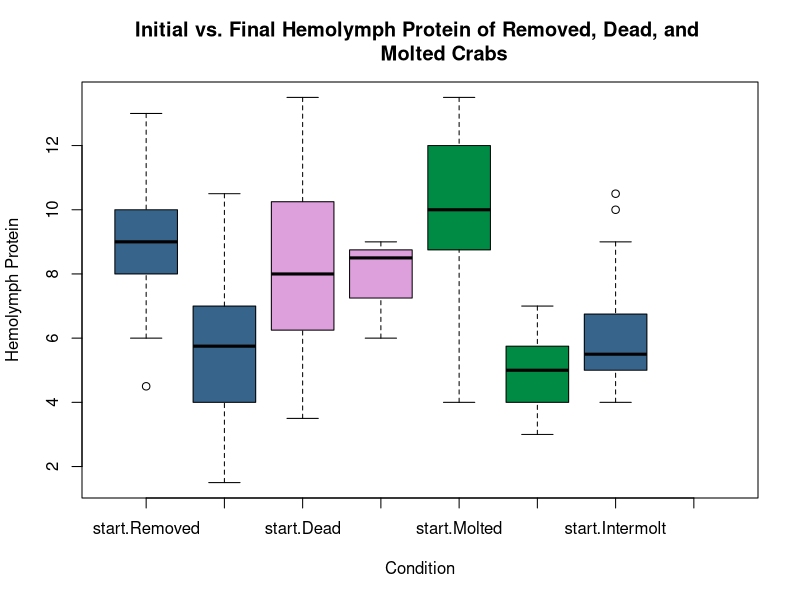
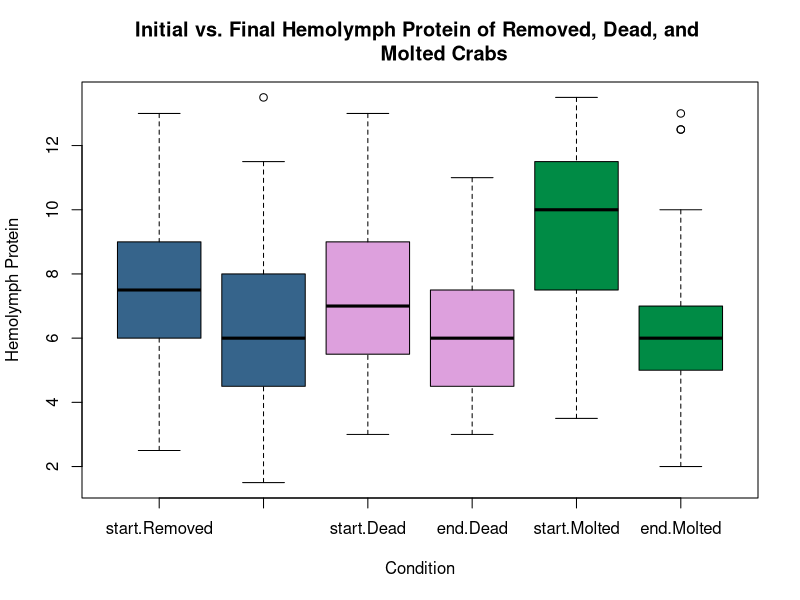
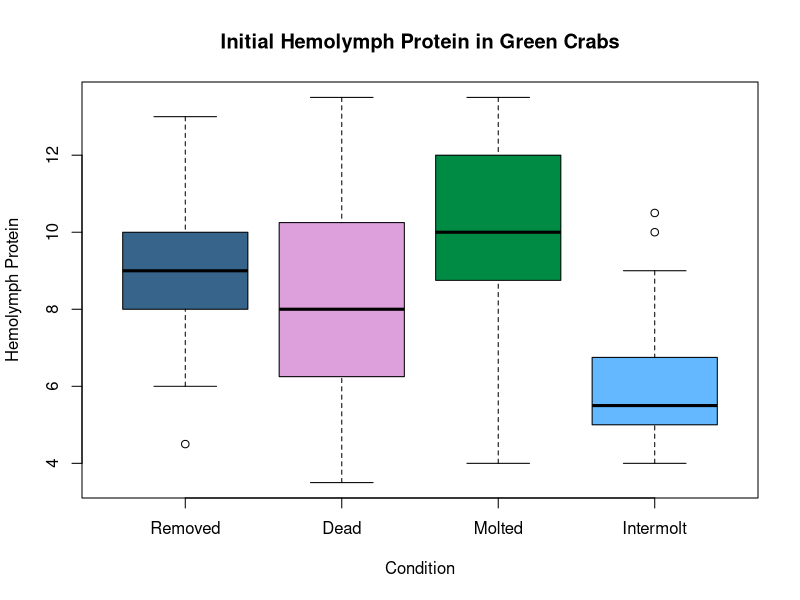
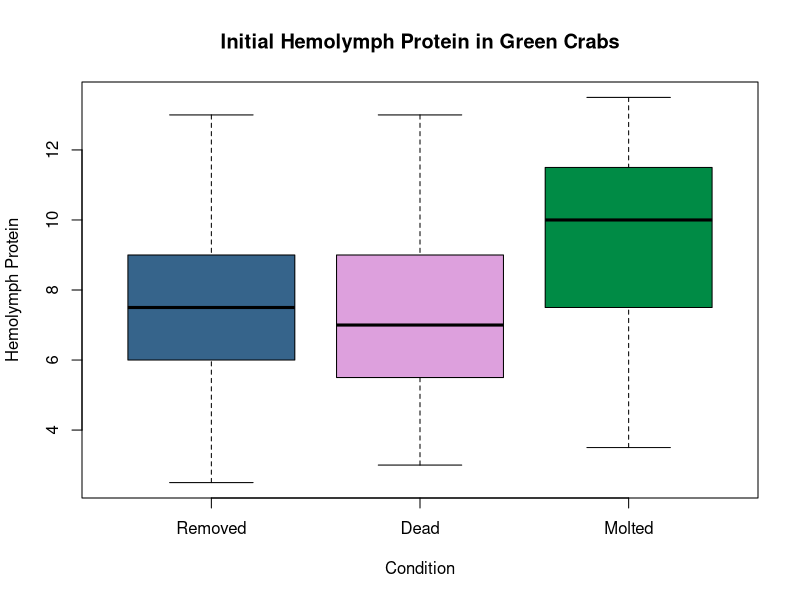
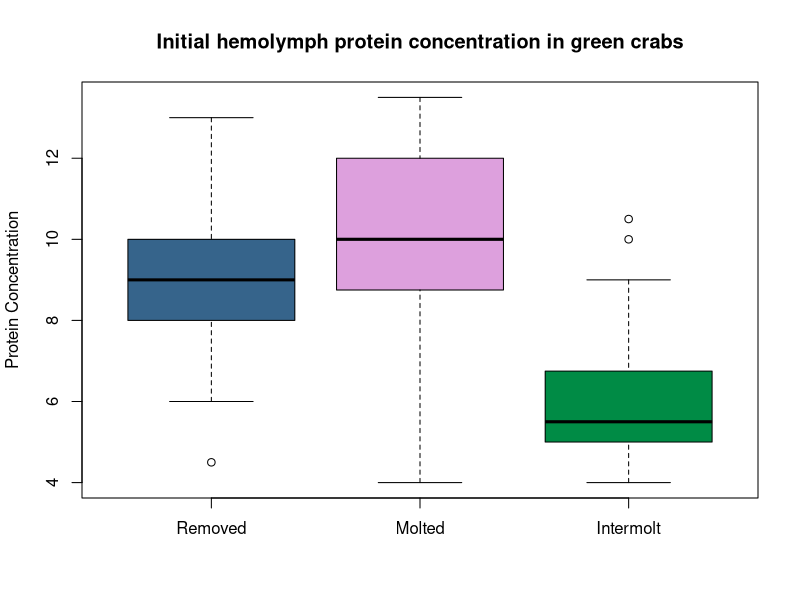
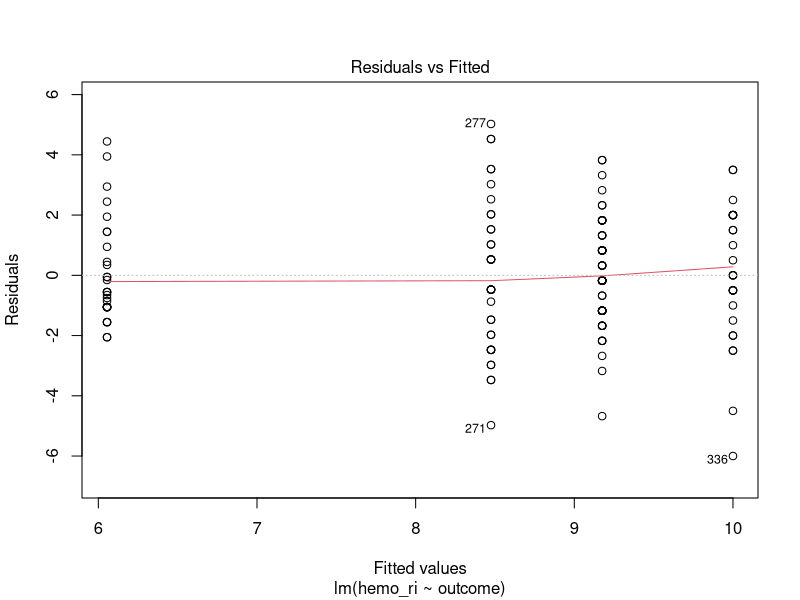
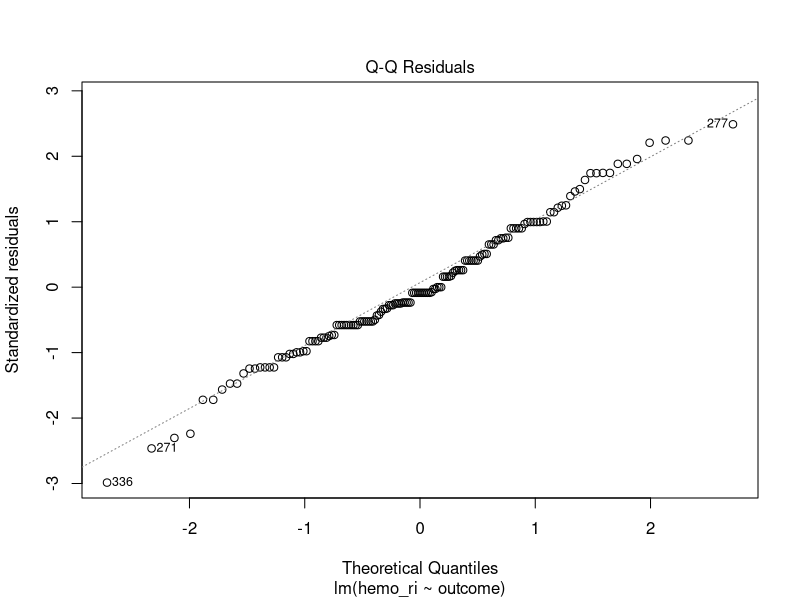
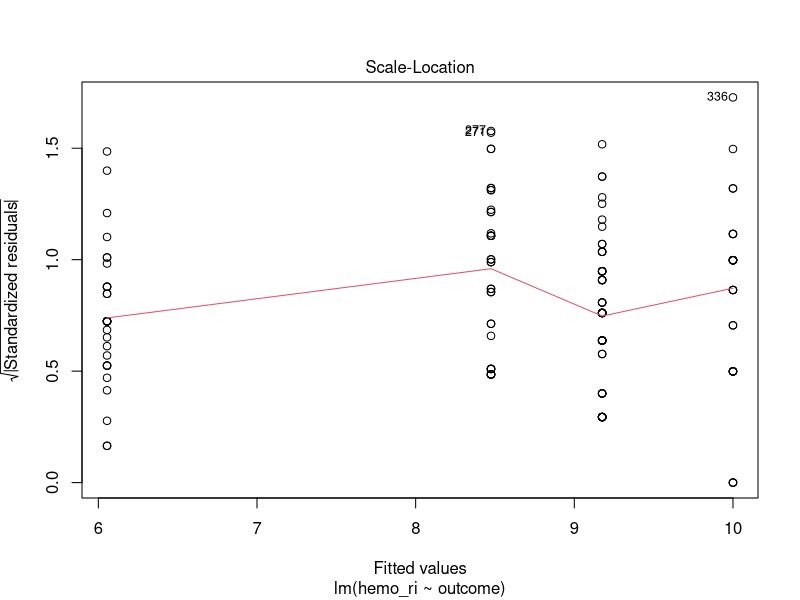

These figures' R source, in order:
## ---- chunk 1

se_dat <- read.csv("../data/se.csv")
# read in .csv

se_dat_upd <- read.csv ("../data/se_updated.csv")
# updated .csv for 2021-2022 CML and WEL data

se_dat$start_end <- factor(se_dat$start_end, levels = c('start', 'end'))
se_dat$outcome <- factor(se_dat$outcome, levels = c('Removed', 'Dead',
                                                    'Molted', 'Intermolt'))
# define levels as factors for later graphing

se_dat_upd$hemo_ri <- as.double(se_dat_upd$hemo_ri)

se_dat_upd$start_end <- factor(se_dat_upd$start_end, 
                           levels = c('start', 'end'))

se_dat_upd$outcome <- factor(se_dat_upd$outcome, 
                         levels = c('Removed', 'Dead','Molted'))

library(ggplot2)
library(dplyr)
library(car)
# load relevant libraries
## ---- chunk 2
boxplot(hemo_ri ~ start_end:outcome, data=se_dat,
        main = 'Initial vs. Final Hemolymph Protein of Removed, Dead, and 
        Molted Crabs',
        xlab = 'Condition', ylab = 'Hemolymph Protein',
        col= c('steelblue4', 'steelblue4', 'plum', 'plum', 'springgreen4',
               'springgreen4'))

## ---- chunk 3

boxplot(hemo_ri ~ start_end:outcome, data=se_dat_upd,
        main = 'Initial vs. Final Hemolymph Protein of Removed, Dead, and 
        Molted Crabs',
        xlab = 'Condition', ylab = 'Hemolymph Protein',
        col= c('steelblue4', 'steelblue4', 'plum', 'plum', 'springgreen4',
               'springgreen4'))
## ---- chunk 4
plot(hemo_ri ~ outcome, data=se_dat,
        main = 'Initial Hemolymph Protein in Green Crabs',
        subset = start_end == "start",
        xlab = 'Condition', ylab = 'Hemolymph Protein',
        col= c('steelblue4', 'plum', 'springgreen4', 'steelblue1'))

# visualizes data looking at different conditions of gc against intermolt
## ---- chunk 5
plot(hemo_ri ~ outcome, data=se_dat_upd,
        main = 'Initial Hemolymph Protein in Green Crabs',
        subset = start_end == "start",
        xlab = 'Condition', ylab = 'Hemolymph Protein',
        col= c('steelblue4', 'plum', 'springgreen4', 'steelblue1'))

## ---- chunk 6

out_rmi <- factor(se_dat$outcome, levels = c('Removed', 'Molted', 'Intermolt'))
# sets parameters to compare removed, molted, and intermolt crabs

plot(hemo_ri ~ out_rmi, data=se_dat,
        main = 'Initial hemolymph protein concentration in green crabs',
        subset = start_end == "start",
        xlab = NULL, ylab = 'Protein Concentration',
        col= c('steelblue4', 'plum', 'springgreen4'))

## ---- chunk 7

initial_ri_mod <- lm(hemo_ri ~ outcome, data=se_dat, 
                     subset = start_end == "start")
# builds model to evaluate hemo ri vs. crab outcome

nobs(initial_ri_mod)

plot(initial_ri_mod) # tests assumptions of normality
summary(initial_ri_mod)
anova(initial_ri_mod)
car::Anova(initial_ri_mod, type = 3)

# outcome is significantly related to hemolymph RI
## ---- chunk 8
boxplot(hemo_color ~ start_end:outcome, data=se_dat,
        main = 'Initial vs. Final Hemolymph Color of Removed, Dead, and 
        Molted Crabs',
        xlab = 'Condition', ylab = 'Hemolymph Color',
        col= c('steelblue4', 'steelblue4', 'plum', 'plum', 'springgreen4',
               'springgreen4'))

## ---- chunk 9

plot(hemo_color ~ outcome, data=se_dat, 
    main = 'Initial Hemolymph Color of Removed, Dead, and
    Molted Crabs', subset = start_end == "start",
    xlab = 'Condition', ylab = 'Hemolymph Color',
    col= c('steelblue4', 'plum', 'springgreen4'))
